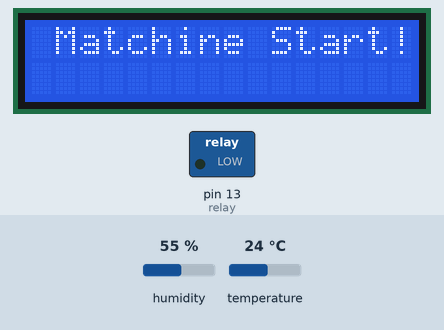
A sketch run on a simulated Arduino Uno, built with avr-gcc and run on an emulated ATmega328P. On the bench: 16×2 character LCD, switched loads named in the sketch (green lamp = pin HIGH). The inputs (shaded band) are chosen by the test bench; at power-on: humidity 55 %, temperature 24 °C. What the sketch prints to the serial monitor is not drawn.

Above: at 3.2 s.
7.4 s: humidity set to 51 %
10.0 s: humidity set to 48 %
At 10.6 s:
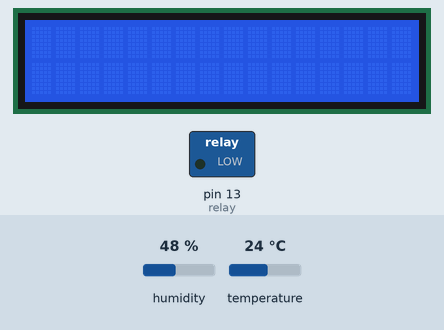
12.6 s: humidity set to 68 %
At 14.7 s:
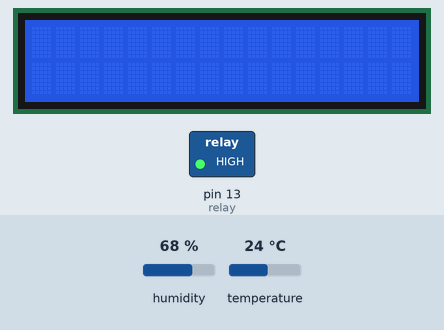
18.4 s: humidity set to 22 %
At 21.1 s:
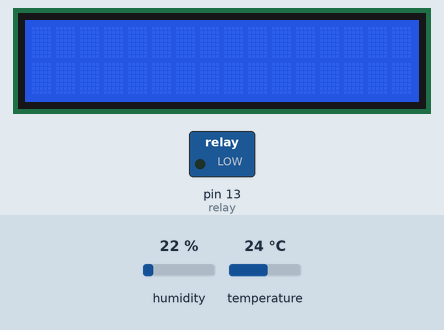
21.6 s: humidity set to 88 %
At 22.5 s:
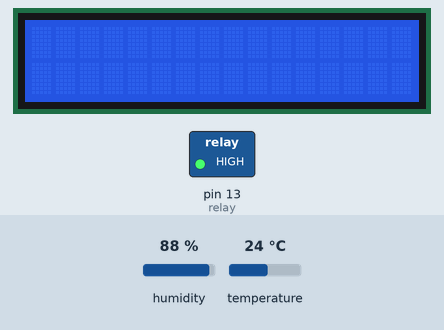
27.4 s: humidity set to 40 %
At 28.8 s:
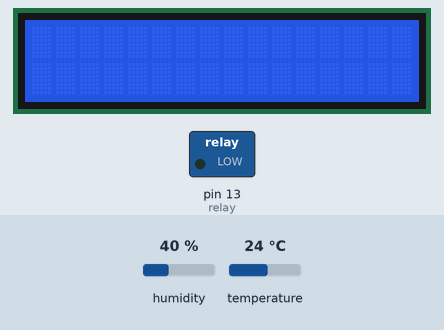
Timing chart, 0 to 30.4 s (numbered marks = the images above; inputs shaded):
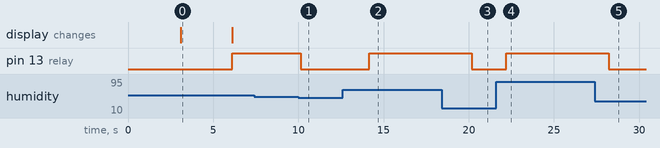

Measured:
- the behaviour switches between 50 and 49 % on humidity (found by bisection; images 0 and 1)
- after the input at 10.0 s, pin 13 (relay): HIGH → LOW after 0.14 s
- after the input at 12.6 s, pin 13 (relay): LOW → HIGH after 1.6 s
- after the input at 18.4 s, pin 13 (relay): HIGH → LOW after 1.8 s
- after the input at 21.6 s, pin 13 (relay): LOW → HIGH after 0.59 s
- after the input at 27.4 s, pin 13 (relay): HIGH → LOW after 0.81 s
- what the display in image 0 shows lasts 3.0 s, from 3.1 s to 6.1 s

The sketch:

Humidity_Sensor_Controller.ino
```cpp
#include <Wire.h>
#include <LiquidCrystal_I2C.h>
#include "DHT.h"

DHT dht;
LiquidCrystal_I2C lcd(0x27, 16, 2);
String status = "Off";
int humidity = 0;
int relay = 13;

void setup()
{
  Serial.begin(9600);
  //*------------ตั้งค่าจอ lcd-------------*
  lcd.begin();
  lcd.backlight();
  //*------------กำหนด relay ว่าเป็น output-------------*
  pinMode(relay, OUTPUT);
  //*------------สั่ง relay ให้หยุดการทำงาน-------------*
  digitalWrite(relay, LOW);
  //*------------ตั้งค่าจอ lcd แสดงผล-------------*
  lcd.setCursor(5, 0);
  lcd.print("Setting ");
  lcd.setCursor(4, 1);
  lcd.print("the Sensor");
  //*------------บอกหน้าที่ของ dht ว่ามาจาก pin 12-------------*
  dht.setup(12);
  //*------------ตั้งค่าหน่วงเวลา 3 วิ-------------*
  delay(3000);
  //*------------เคลียจอ lcd-------------*
  lcd.clear();
  lcd.setCursor(1, 0);
  lcd.print("Matchine Start!");
  delay(3000);
  lcd.clear();
}
void loop() {
  float humidity = dht.getHumidity(); // ดึงค่าความชื้น
  float temperature = dht.getTemperature(); // ดึงค่าอุณหภูมิ
  Serial.println(humidity);
  lcd.setCursor(0, 0);
  lcd.print("Fan Status:" + status);
  if(humidity >= 50){
    lcd.clear();
    digitalWrite(relay, HIGH);
    status = "On";
  }
  if(humidity < 50){
    lcd.clear();
    digitalWrite(relay, LOW);
    status = "Off";
  }
}
```
